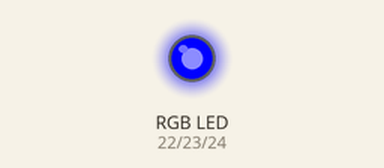
The sketch below on a simulated Arduino Mega 2560, built with avr-gcc and run on an emulated ATmega2560. On the bench: an RGB LED mixed from three pins (HIGH = lit).

Above: at 0.2 s.
At 1.7 s:
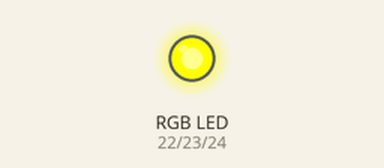
At 2.2 s:
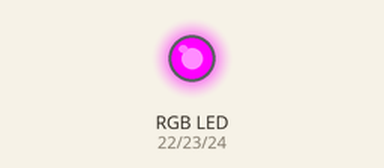
At 3.37 s:
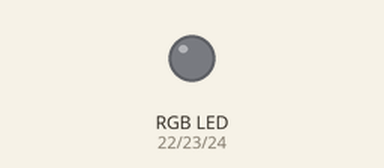
At 4.7 s:
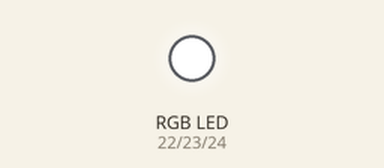
At 7.7 s:
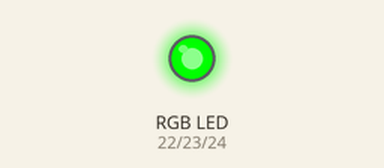
Timing chart, 0 to 8.1 s (numbered marks = the images above):
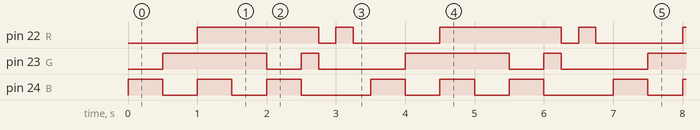

Measured:
- by itself, pin 22 (R): repeats every 3.5 s: LOW 0.25 s, HIGH 0.25 s, LOW 1.3 s, HIGH 1.8 s
- by itself, pin 23 (G): repeats every 3.5 s: LOW 0.50 s, HIGH 0.25 s, LOW 1.3 s, HIGH 1.5 s
- by itself, pin 24 (B): repeats every 3.5 s: 2 × (LOW 0.50 s, HIGH 0.50 s), LOW 1.0 s, HIGH 0.50 s

The sketch:

RGB_States.ino
```cpp
const int R = 22, G = 23, B = 24;

void setRGB(bool r, bool g, bool b) {
  digitalWrite(R, r); digitalWrite(G, g); digitalWrite(B, b);
}

void setup() {
  pinMode(R, OUTPUT); pinMode(G, OUTPUT); pinMode(B, OUTPUT);
}

void loop() {
  setRGB(0,0,1); delay(500); // INITIALIZE - blue
  setRGB(0,1,0); delay(500); // SEARCH - green
  setRGB(1,1,1); delay(500); // PLOW - white
  setRGB(1,1,0); delay(500); // AVOID - yellow
  setRGB(1,0,1); delay(500); // RECOVERY - purple
  setRGB(1,1,0); delay(250); setRGB(0,0,0); delay(250); // low battery flash
  setRGB(1,0,0); delay(250); setRGB(0,0,0); delay(250); // fault flash
}
```
